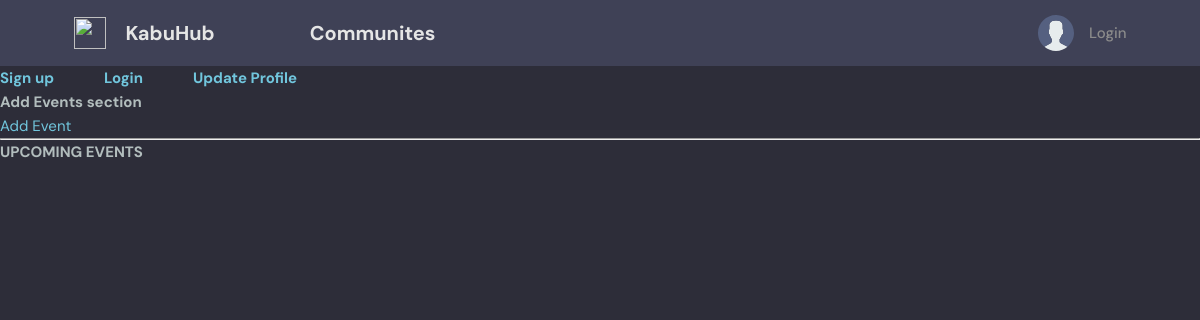
The app's page /, older data.
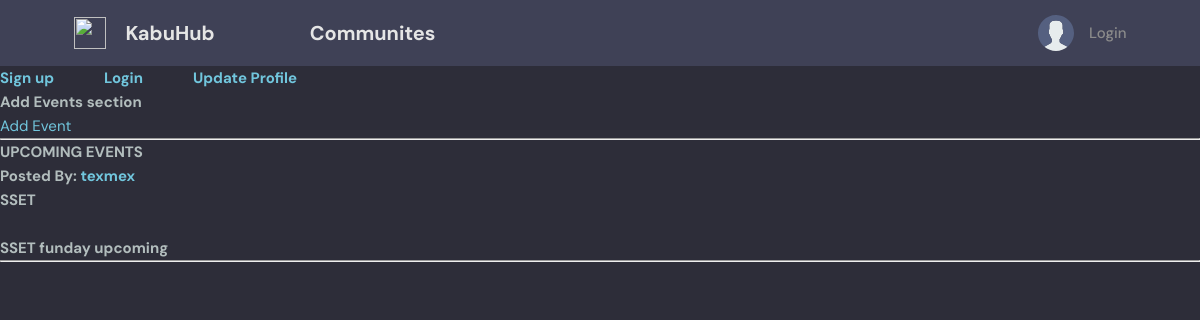
The same page, newer data.
### base/models.py (models this page shows, shortened)
class Event(models.Model):
    title = models.CharField(max_length=100)
    description = models.TextField()
    created_by = models.ForeignKey(User, on_delete=models.CASCADE)
    event_pic = models.ImageField(null=True , blank=True)
    date = models.DateField()
    updated = models.DateTimeField(auto_now= True)
    created = models.DateTimeField(auto_now_add=True)

### base/views.py (the view)
# urls.py: path('', views.home , name="home"),
def home(request):
   events = Event.objects.all()
   context = {'events':events}
   return render(request , 'base/home.html', context)

### base/templates/base/home.html (shortened to what this page needs)
{% extends 'index.html' %} {% block content %}
<div style="display:flex;">
    <h3 style="padding-right: 50px;"><a href="{% url 'signup' %}">Sign up</a></h3>
    <br> {% if request.user.is_authenticated %}
    <h3 style="padding-right: 50px;"><a href="{% url 'logout' %}">Log Out</a></h3>
    {% else %}
    <h3 style="padding-right: 50px;"><a href="{% url 'login' %}">Login</a></h3>
    {% endif %}
    <h3 style="padding-right: 50px;"><a href="{% url 'update_profile' %}">Update Profile</a></h3>
</div>
<div>
    <h2>
        Add Events section
    </h2>
    <a href="{% url 'add_event' %}">Add Event</a>
</div>
<div>
    <hr>
    <h1>UPCOMING EVENTS</h1>
    {% for event in events %}
    <h4>Posted By: <b><a href="{% url 'user_profile' event.created_by.id %}">{{event.created_by}}</a></b></h4>
    <h2>{{event.title}}</h2>
    <h3>{{event.description}}</h3>
    <hr> {% endfor %}
</div>
{% endblock %}

Row changes from the older to the newer data that the page shows:
added Event: created_by "texmex", title "SSET", description "SSET funday upcoming"
